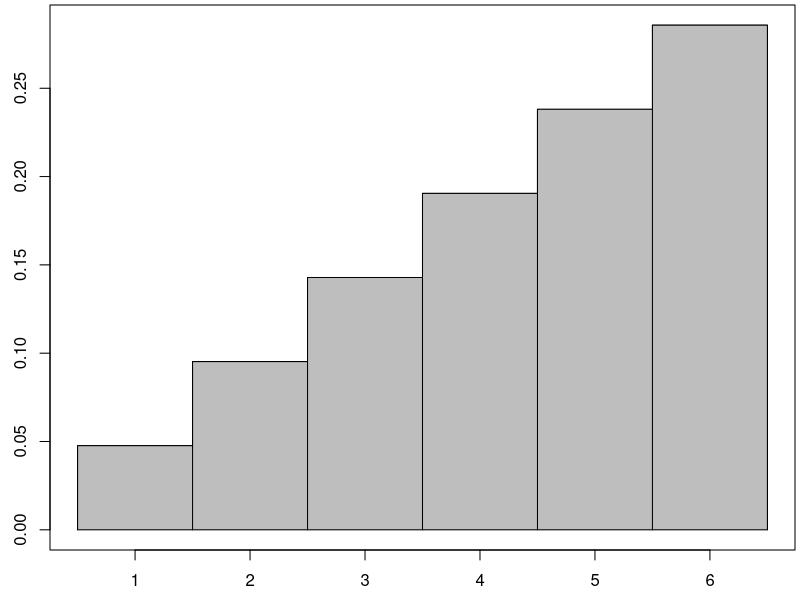

The R source for this figure:
draw_pmf <- function(x,p){
  xs <- c(rbind(x-1/2,x-1/2,x+1/2,x+1/2))
  px <- c(rbind(0,p,p,0))
  par(mar=c(2.5,2.5,0.25,0.25))
  plot.new()
  plot(xs,px,type="l")
  polygon(xs,px,col="gray")
}

x <- seq(1,6)
p <- c(1/21,2/21,3/21,4/21,5/21,6/21)
draw_pmf(x,p)

sum(x*p)



x <- seq(1,6)
p <- c(1/21,2/21,3/21,4/21,5/21,6/21)

sum(x*p)
